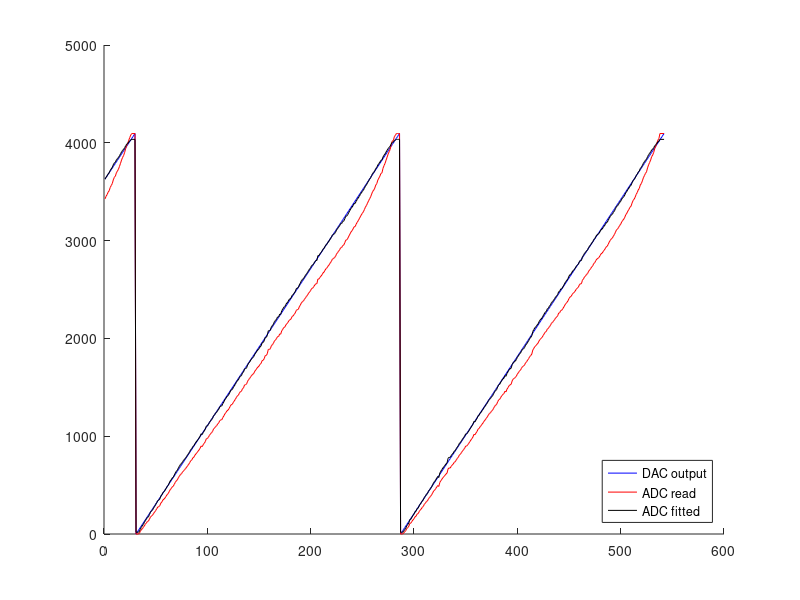

The MATLAB source for this figure:
clc
close all
x = 1:542;1;
adcID = fopen('adc.txt','r');
adc = fscanf(adcID,'%f');
fclose(adcID);

dacID = fopen('dac.txt','r');
dac = fscanf(dacID,'%f');
fclose(dacID);

adc_fittedID = fopen('adc_fitted.txt','r');
adc_fitted = fscanf(adc_fittedID,'%f');
fclose(adc_fittedID);
figure
hold on

plot(x,dac, 'b');
plot(x,adc, 'r');
plot(x,adc_fitted, 'k');
legend('DAC output', 'ADC read', 'ADC fitted','location','SouthEast');